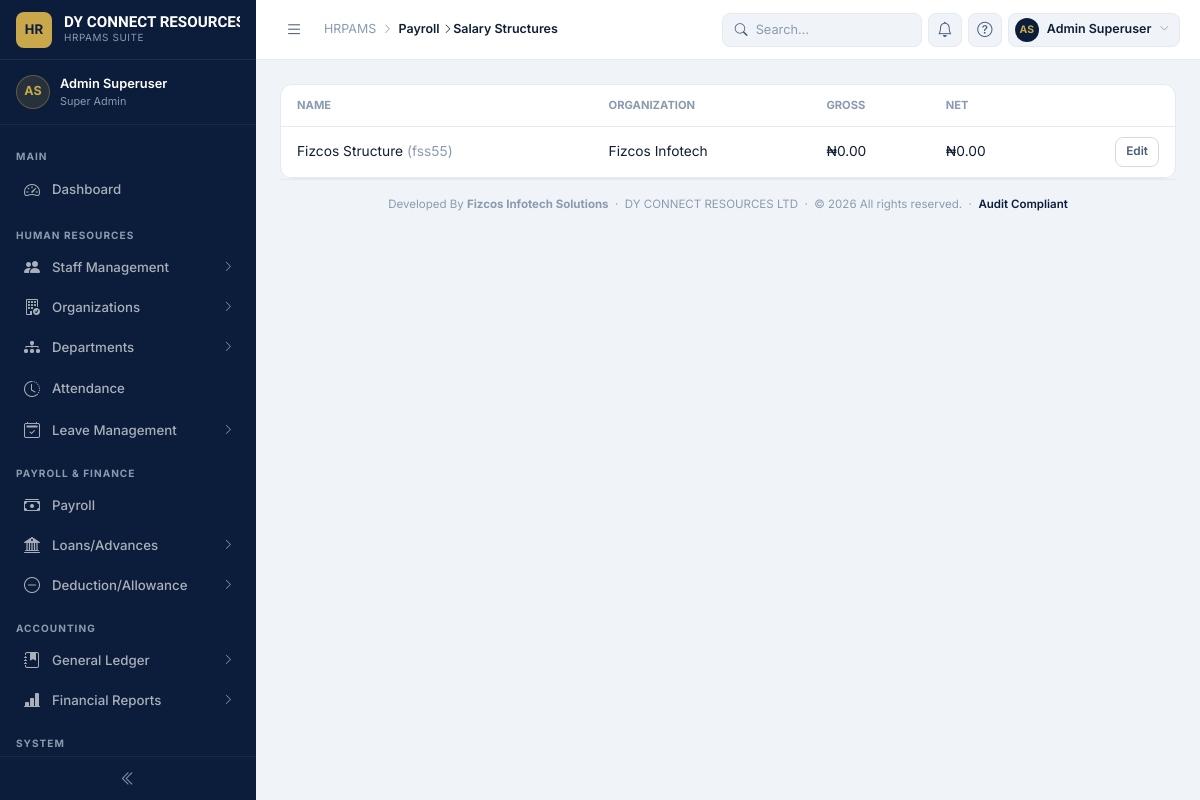
/payroll/structures/ (signed in), run on the app's committed database.
### dashboard/models.py (models this page shows, shortened)
class CorporateIdentity(models.Model):
    name = models.CharField(
        max_length=100,
        help_text="Official company / subsidiary name printed on documents.",
    )
    identity_label = models.CharField(
        max_length=60,
        blank=True,
        help_text=(
            "Short internal label to distinguish identities. "
            "e.g. 'Head Office', 'Lagos Branch', 'Abuja Subsidiary'."
        ),
    )
    is_default = models.BooleanField(
        default=False,
        help_text=(
            "The default identity is used when no branch-specific "
            "identity is mapped. Exactly one record should be default."
        ),
    )
    address = models.CharField(
        max_length=200,
        help_text="Street address line 1 (printed on documents).",
    )
    address_line_2 = models.CharField(
        max_length=200,
        blank=True,
        help_text="City, State, Country — printed below address line 1.",
    )
    phone = models.CharField(
        max_length=20,
        help_text="Primary phone number.",
    )
    phone_2 = models.CharField(
        max_length=20,
        blank=True,
        help_text="Secondary / WhatsApp number (optional).",
    )
    email = models.EmailField(
        blank=True,
        help_text="Official email address printed on documents.",
    )
    website = models.URLField(
        blank=True,
        help_text="Company website URL (optional).",
    )
    rc_number = models.CharField(
        max_length=30,
        blank=True,
        verbose_name="RC / TIN Number",
        help_text="CAC Registration or Tax Identification Number (optional).",
    )
    logo = models.ImageField(
        upload_to="corporate/logos/",
        blank=True,
        null=True,
        help_text=(
            "Company logo. Recommended: transparent PNG, max 300×300 px. "
            "Displayed on ID cards, payslips, and letterheads."
        ),
    )
    signature = models.ImageField(
        upload_to="corporate/signatures/",
        blank=True,
        null=True,
        help_text=(
            "Authorised signatory image. Recommended: transparent PNG. "
            "Printed at the bottom of payslips and official letters."
        ),
    )
    signatory_name = models.CharField(
        max_length=150,
        blank=True,
        help_text="Full name of the person whose signature appears on documents.",
    )
    signatory_title = models.CharField(
        max_length=100,
        blank=True,
        help_text="Title of the signatory, e.g. 'Managing Director'.",
    )
    primary_colour = models.CharField(
        max_length=7,
        default="#0B1D3A",
        help_text="Primary brand colour (hex, e.g. #0B1D3A). Used on ID cards.",
    )
    accent_colour = models.CharField(
        max_length=7,
        default="#C9A84C",
        help_text="Accent / secondary colour (hex, e.g. #C9A84C).",
    )
    slug = models.SlugField(
        max_length=110,
        unique=True,
        blank=True,
    )
    created_at = models.DateTimeField(auto_now_add=True)
    updated_at = models.DateTimeField(auto_now=True)
    class Meta:
        verbose_name = "Corporate Identity"
        verbose_name_plural = "Corporate Identities"
        ordering = ["-is_default", "name"]
    @classmethod
    def get_default(cls) -> "CorporateIdentity | None":
        return (
            cls.objects.filter(is_default=True).first()
            or cls.objects.first()
        )

### payroll/models/salary_structure.py (models this page shows, shortened)
class SalaryStructure(models.Model):
    uuid = models.UUIDField(default=uuid.uuid4, editable=False, unique=True)
    company = models.ForeignKey(Company, on_delete=models.PROTECT, related_name="salary_structures")
    name = models.CharField(max_length=150)
    code = models.CharField(max_length=30, unique=True, help_text="Example: SS001")
    description = models.TextField(blank=True)
    effective_from = models.DateField()
    effective_to = models.DateField(blank=True, null=True)
    is_active = models.BooleanField(default=True)
    notes = models.TextField(blank=True)
    created_by = models.ForeignKey(
        User, null=True, blank=True, on_delete=models.SET_NULL,
        related_name="salary_structures_created",
    )
    updated_by = models.ForeignKey(
        User, null=True, blank=True, on_delete=models.SET_NULL,
        related_name="salary_structures_updated",
    )
    created_at = models.DateTimeField(auto_now_add=True)
    updated_at = models.DateTimeField(auto_now=True)
    class Meta:
        ordering = ["name"]
        verbose_name = "Salary Structure"
        verbose_name_plural = "Salary Structures"
        constraints = [
            models.UniqueConstraint(fields=["company", "name"], name="unique_company_salary_structure")
        ]
        indexes = [
            models.Index(fields=["company"]),
            models.Index(fields=["name"]),
            models.Index(fields=["is_active"]),
        ]
    @property
    def gross_salary(self) -> Decimal:
        total = self.items.filter(
            component__affects_gross=True
        ).aggregate(total=Sum("amount"))["total"]
        return total or Decimal("0.00")
    @property
    def total_deduction(self) -> Decimal:
        total = self.items.filter(
            component__nature=ComponentNature.DEDUCTION
        ).aggregate(total=Sum("amount"))["total"]
        return total or Decimal("0.00")
    @property
    def net_salary(self) -> Decimal:
        return self.gross_salary - self.total_deduction

### organization/models.py (models this page shows, shortened)
class Company(AuditableModel):
    name = models.CharField(max_length=100, unique=True)
    code = models.CharField(
        max_length=20,
        unique=True,
        db_index=True,
        blank=True,
        help_text="Automatically generated if left blank (e.g. ORG0001).",
    )
    industry = models.CharField(max_length=100, blank=True)
    description = models.TextField(max_length=200, blank=True)
    address = models.CharField(
        max_length=255,
        blank=True,
        help_text="Physical address — shown as a staff member's deployment location.",
    )
    contact_person = models.CharField(max_length=150, blank=True)
    phone = models.CharField(max_length=20, blank=True)
    email = models.EmailField(blank=True)
    contract_start_date = models.DateField(null=True, blank=True)
    contract_end_date = models.DateField(null=True, blank=True)
    status = models.CharField(
        max_length=20,
        choices=OrganizationStatus.choices,
        default=OrganizationStatus.ACTIVE,
    )
    logo = models.ImageField(
        upload_to=company_logo_upload_path,
        blank=True,
        null=True,
        validators=[
            FileExtensionValidator(IMAGE_EXTENSIONS),
            validate_file_size,
        ],
        help_text="Displayed on printable reports and client-facing pages.",
    )
    notes = models.TextField(blank=True)
    slug = models.SlugField(null=True, blank=True, help_text="Do not enter anything here")
    class Meta:
        verbose_name = "Organization"
        verbose_name_plural = "Organizations"

### payroll/views.py (the view)
# urls.py: path("structures/", views.SalaryStructureListView.as_view(), name="structure-list"),
class SalaryStructureListView(LoginRequiredMixin, PermissionRequiredMixin, ListView):
    model = SalaryStructure
    template_name = "payroll/salary_structure_list.html"
    context_object_name = "structures"
    permission_required = "payroll.view_salarystructure"
    def get_queryset(self):
        return SalaryStructure.objects.select_related("company").order_by("company__name", "name")

### dashboard/context_processors.py (called while the page is built)
def corporate_identity(request):
    try:
        identity = CorporateIdentity.get_default()
    except Exception as exc:
        logger.warning(
            "Unable to load Corporate Identity: %s",
            exc,
        )
        identity = None
    return {
        "corporate_info": identity,
    }

### payroll/templates/payroll/salary_structure_list.html (shortened to what this page needs)
{% extends "dashboard/base.html" %}
{% block breadcrumb %}
  <a href="{% url 'payroll:period-list' %}" style="color:inherit">Payroll</a>
  <i class="bi bi-chevron-right"></i><span class="bc-current">Salary Structures</span>
{% endblock %}
{% block content %}
<div class="card">
  <div style="padding:0">
    <table style="width:100%;border-collapse:collapse;font-size:.86rem">
      <thead>
        <tr style="text-align:left;font-size:.7rem;text-transform:uppercase;color:var(--text-muted)">
          <th style="padding:12px 16px;border-bottom:1px solid var(--border)">Name</th>
          <th style="padding:12px 16px;border-bottom:1px solid var(--border)">Organization</th>
          <th style="padding:12px 16px;border-bottom:1px solid var(--border)">Gross</th>
          <th style="padding:12px 16px;border-bottom:1px solid var(--border)">Net</th>
          <th style="padding:12px 16px;border-bottom:1px solid var(--border)"></th>
        </tr>
      </thead>
      <tbody>
        {% for s in structures %}
        <tr>
          <td style="padding:10px 16px;border-bottom:1px solid var(--border)">{{ s.name }} <span style="color:var(--text-muted)">({{ s.code }})</span></td>
          <td style="padding:10px 16px;border-bottom:1px solid var(--border)">{{ s.company.name }}</td>
          <td style="padding:10px 16px;border-bottom:1px solid var(--border)">₦{{ s.gross_salary|floatformat:2 }}</td>
          <td style="padding:10px 16px;border-bottom:1px solid var(--border)">₦{{ s.net_salary|floatformat:2 }}</td>
          <td style="padding:10px 16px;border-bottom:1px solid var(--border);text-align:right">
            <a href="{% url 'payroll:structure-update' s.pk %}" class="btn btn-outline btn-sm">Edit</a>
          </td>
        </tr>
        {% empty %}
        <tr><td colspan="5" style="text-align:center;padding:32px;color:var(--text-muted)">No salary structures yet.</td></tr>
        {% endfor %}
      </tbody>
    </table>
  </div>
</div>
{% endblock %}

### dashboard/templates/dashboard/base.html (shortened to what this page needs)
{% load static %}
<!DOCTYPE html>
<html lang="en">
<head>
  <link href="https://cdn.jsdelivr.net/npm/bootstrap-icons@1.11.3/font/bootstrap-icons.css" rel="stylesheet" />
  <link rel="stylesheet" href="{% static 'dashboard/css/hrpams.css' %}" />
</head>
<body>
<div class="app-shell">
  <aside class="sidebar" id="sidebar">
    <div class="sb-brand">
      <div class="sb-brand-icon">HR</div>
      <div class="sb-brand-text">
        <div class="name"> {{ corporate_info.name }}</div>
        <div class="sub">HRPAMS Suite </div>
      </div>
    </div>
    <div class="sb-user">
      <div class="sb-avatar">
        {{ request.user.first_name|first|upper }}{{ request.user.last_name|first|upper }}
      </div>
      <div class="sb-user-info">
        <div class="uname">{{ request.user.get_full_name|default:request.user.username }}</div>
        <div class="urole">
          {% if request.user.is_superuser %}Super Admin
          {% elif request.user.is_staff %}Staff
          {% else %}User{% endif %}
        </div>
      </div>
    </div>
    <nav class="sb-nav">
      <div class="sb-group">Main</div>
      <a href="{% url 'dashboard:app-home' %}" class="sb-item {% block nav_dashboard %}{% endblock %}">
        <i class="bi bi-speedometer2 sb-icon"></i>
        <span class="sb-label">Dashboard</span>
      </a>
      <div class="sb-group">Human Resources</div>
      <button class="sb-item {% block nav_staff_open %}{% endblock %}" onclick="toggleSub(this,'sub-staff')">
        <i class="bi bi-people-fill sb-icon"></i>
        <span class="sb-label">Staff Management</span>
        <i class="bi bi-chevron-right sb-arrow"></i>
      </button>
      <button class="sb-item {% block nav_org_open %}{% endblock %}" onclick="toggleSub(this,'sub-org')">
        <i class="bi bi-building-check sb-icon"></i>
        <span class="sb-label">Organizations</span>
        <i class="bi bi-chevron-right sb-arrow"></i>
      </button>
      <button class="sb-item {% block nav_dept_open %}{% endblock %}" onclick="toggleSub(this,'sub-dept')">
        <i class="bi bi-diagram-3-fill sb-icon"></i>
        <span class="sb-label">Departments</span>
        <i class="bi bi-chevron-right sb-arrow"></i>
      </button>
      <a href="#" class="sb-item {% block nav_attendance %}{% endblock %}">
        <i class="bi bi-clock-history sb-icon"></i>
        <span class="sb-label">Attendance</span>
      </a>
      <button class="sb-item {% block nav_leave_open %}{% endblock %}" onclick="toggleSub(this,'sub-leave')">
        <i class="bi bi-calendar2-check sb-icon"></i>
        <span class="sb-label">Leave Management</span>
        <i class="bi bi-chevron-right sb-arrow"></i>
      </button>
      <div class="sb-group">Payroll &amp; Finance</div>
      <button class="sb-item {% block nav_payroll_open %}{% endblock %}" onclick="toggleSub(this,'sub-payroll')">
        <i class="bi bi-cash-stack sb-icon"></i>
        <span class="sb-label">Payroll</span>
      </button>
      <button class="sb-item {% block nav_loans_open %}{% endblock %}" onclick="toggleSub(this,'sub-loans')">
        <i class="bi bi-bank2 sb-icon"></i>
        <span class="sb-label">Loans/Advances</span>
        <i class="bi bi-chevron-right sb-arrow"></i>
      </button>
      <button class="sb-item {% block nav_deductions_open %}{% endblock %}" onclick="toggleSub(this,'sub-deductions')">
        <i class="bi bi-dash-circle sb-icon"></i>
        <span class="sb-label">Deduction/Allowance</span>
        <i class="bi bi-chevron-right sb-arrow"></i>
      </button>
      <div class="sb-group">Accounting</div>
      <button class="sb-item {% block nav_gl_open %}{% endblock %}" onclick="toggleSub(this,'sub-acct')">
        <i class="bi bi-journal-bookmark-fill sb-icon"></i>
        <span class="sb-label">General Ledger</span>
        <i class="bi bi-chevron-right sb-arrow"></i>
      </button>
      <button class="sb-item {% block nav_reports_open %}{% endblock %}" onclick="toggleSub(this,'sub-reports-acct')">
        <i class="bi bi-bar-chart-line-fill sb-icon"></i>
        <span class="sb-label">Financial Reports</span>
        <i class="bi bi-chevron-right sb-arrow"></i>
      </button>
      <div class="sb-group">System</div>
    </nav>
    <button class="sb-collapse-btn" id="collapseBtn" title="Collapse sidebar">
      <i class="bi bi-chevron-double-left" id="collapseIcon"></i>
    </button>
  </aside>
  <div class="main-area">
    <header class="topbar">
      <button class="topbar-hamburger" id="hamburgerBtn" title="Toggle sidebar">
        <i class="bi bi-list" id="hamburgerIcon"></i>
      </button>
      <div class="topbar-breadcrumb">
        <span>HRPAMS</span>
        <i class="bi bi-chevron-right"></i>
        <span class="page" id="breadcrumb">{% block breadcrumb %}Dashboard{% endblock %}</span>
      </div>
      <div class="topbar-actions">
        <div class="tb-search">
          <i class="bi bi-search"></i>
          <input type="text" placeholder="Search…" />
        </div>
        <button class="tb-icon-btn" id="notifBtn" title="Notifications">
          <i class="bi bi-bell"></i>
        </button>
        <button class="tb-icon-btn" title="Help">
          <i class="bi bi-question-circle"></i>
        </button>
        <div class="tb-user" id="userMenuBtn">
          <div class="tb-user-avatar">
            {{ request.user.first_name|first|upper }}{{ request.user.last_name|first|upper }}
          </div>
          <span class="tb-user-name">{{ request.user.get_full_name|default:request.user.username }}</span>
          <i class="bi bi-chevron-down tb-user-chevron"></i>
        </div>
      </div>
    </header>
    <main class="page-content">
      {% block content %}{% endblock %}
      <div style="text-align:center;padding:16px 0 8px;font-size:.72rem;color:var(--text-muted);border-top:1px solid var(--border)">
        Developed By <a href="https://fizcos.com"><strong>Fizcos Infotech Solutions</strong></a> &nbsp;·&nbsp; {{ corporate_info.name }} &nbsp;·&nbsp;
        &copy; {% now "Y" %}  All rights reserved. &nbsp;·&nbsp;
        <span style="color:var(--navy);font-weight:600">Audit Compliant</span>
      </div>
    </main>
  </div>
</div>
</body>
</html>

### data on the page
CorporateIdentity: name "DY CONNECT…", name "DY CONNECT RESOURCES LTD"
SalaryStructure: name "Fizcos Structure", code "fss55", company.name "Fizcos Infotech", gross_salary "0.00", net_salary "0.00"

### other printed values
{{ request.user.first_name|first|upper }} "A"
{{ request.user.last_name|first|upper }} "S"
{{ request.user.get_full_name|default:request.user.username }} "Admin Superuser"
